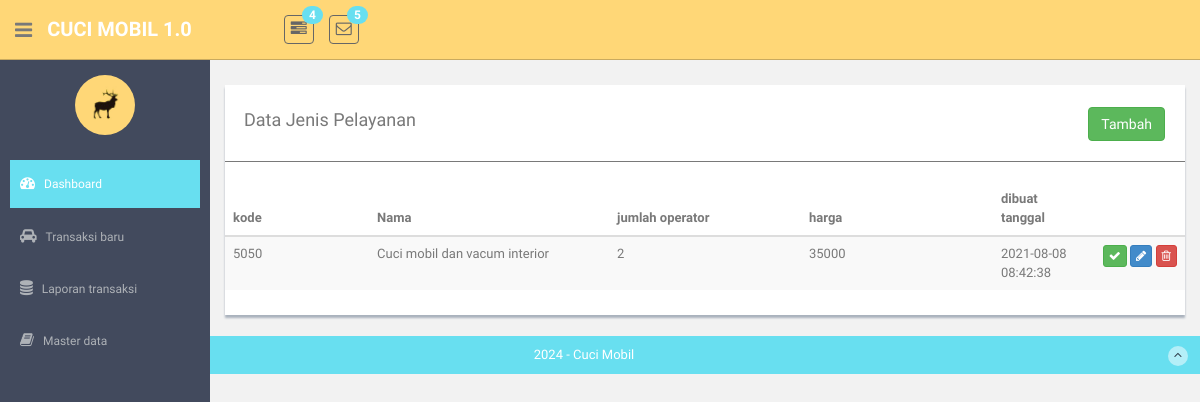
Page /services on the earlier database version.
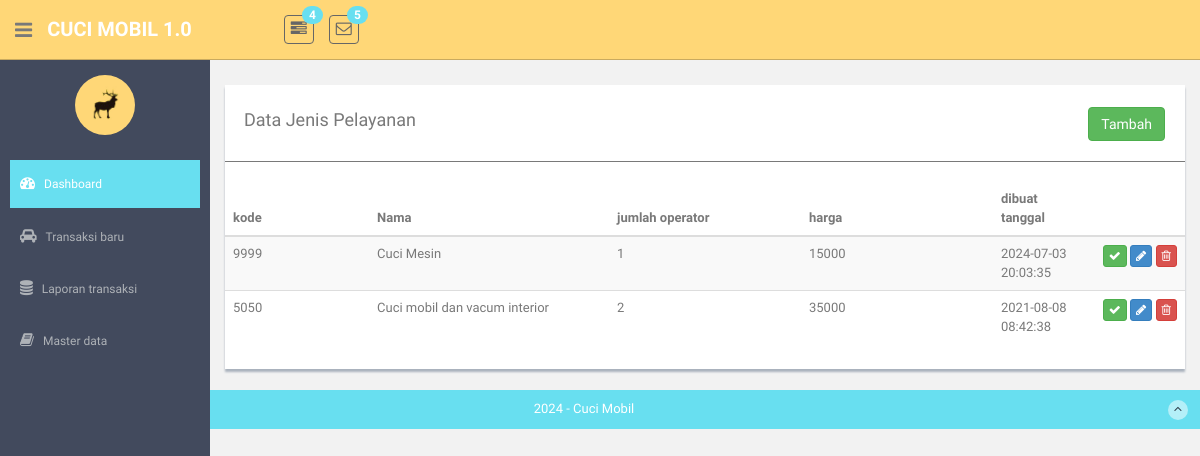
Same page on the later database version.
### model/Services.py (models this page shows)
class Servs(Model):
    id = IntegerField(primary_key=True)
    code = CharField()
    name = CharField()
    price = IntegerField()
    many_operators = IntegerField()
    created_on = CharField()
    class Meta:
        database = db
        db_table = 'services'

### routes_services.py (the view)
@app.route("/services", methods=["GET"])
def services():
    services = ServicesController.list_services()
    print(services)
    return render_template('references/services/services-list.html', services=services)

### controller/ServicesController.py (called while the page is built)
    @staticmethod
    def list_services():
        return Servs.select()

### routes_transactions.py (called while the page is built)
@app.after_request
def add_header(response):
    response.headers['Cache-Control'] = 'no-store'
    return response

### templates/references/services/services-list.html (shortened to what this page needs)
{% extends "layout.html" %}
{% block content %}
<div class="row mt">
      <div class="col-md-12">
          <div class="content-panel">
              <table class="table table-striped table-advance table-hover">
                <div >
                    <div style="float:left;"><h4>&nbsp; Data Jenis Pelayanan </h4></div>
                    <div class="pull-right" style="padding-top:7px;padding-right:20px;">
                        <button class="btn btn-success " onclick="javscript:openModal(0)">Tambah</button>
                    </div>
                </div>
                <hr/>
                  <thead>
                  <tr>
                      <th width="15%"> kode</th>
                      <th width="25%"> Nama</th>
                      <th width="20%"> jumlah operator</th>
                      <th width="20%"> harga</th>
                      <th width="10%"> dibuat tanggal</th>
                      <th width="20%"></th>
                  </tr>
                  </thead>
                  <tbody>
                  {% for item in services %}
                  <tr>
                      <td>{{ item.code }} </td>
                      <td>{{ item.name }} </td>
                      <td>{{ item.many_operators }} </td>
                      <td>{{ item.price }} </td>
                      <td>{{ item.created_on }} </td>
                      <td align="right">
                          <button class="btn btn-success btn-xs"><i class="fa fa-check"></i></button>
                          <button class="btn btn-primary btn-xs"  onclick="javscript:openModal({{ item.id }})"><i class="fa fa-pencil"></i></button>
                          <button class="btn btn-danger btn-xs" onclick="javscript:deleteRecord({{ item.id }})"><i class="fa fa-trash-o "></i></button>
                      </td>
                  </tr>
                 {% endfor %}
                  </tbody>
              </table>
          </div>
      </div>
  </div>
{% endblock %}

Differences in the rows shown:
added Servs: code "9999", name "Cuci Mesin", many_operators "1", price "15000", created_on "2024-07-03 20:03:35"
